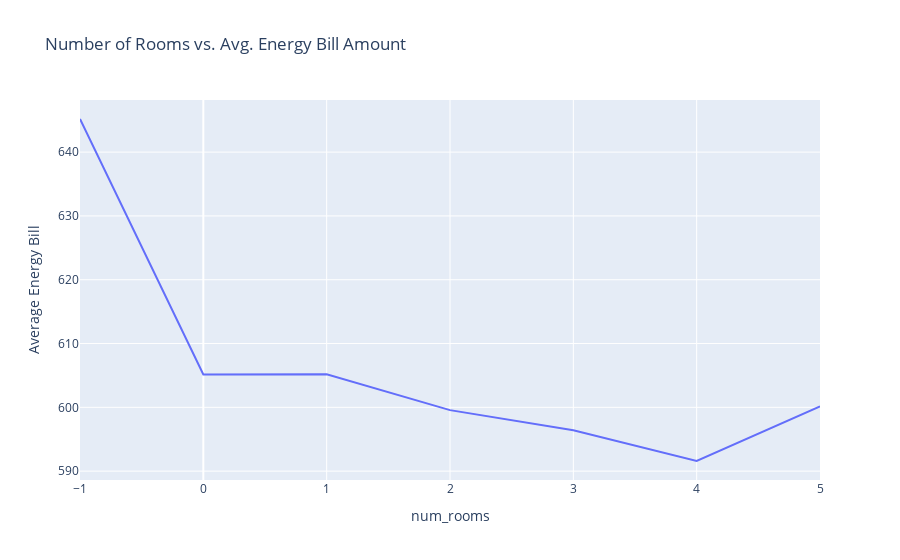

The code cell stored with this chart in its notebook:
### Markdown cell above
### Line Charts

### Code cell
# Create the second trace
trace2 = px.line(avg_amnt_by_rooms,
                 x=avg_amnt_by_rooms.index,
                 y=avg_amnt_by_rooms.values,
                 labels={
                     'x':'Number of Rooms',
                     'y':'Average Energy Bill'
                     },
                 hover_data=[avg_amnt_by_rooms.index],
                 title='Number of Rooms vs. Avg. Energy Bill Amount'
                )
trace2

### Figure 1 — Plotly figure (JSON) as saved in the notebook; plotly's stock layout.template omitted (floating-point values rounded to 4 significant figures)
{"data": [{"customdata": [[-1], [0], [1], [2], [3], [4], [5]], "hovertemplate": "num_rooms=%{customdata[0]}<br>Average Energy Bill=%{y}<extra></extra>", "legendgroup": "", "line": {"color": "#636efa", "dash": "solid"}, "mode": "lines", "name": "", "orientation": "v", "showlegend": false, "type": "scatter", "x": [-1, 0, 1, 2, 3, 4, 5], "xaxis": "x", "y": [645.2, 605.2, 605.2, 599.6, 596.4, 591.6, 600.2], "yaxis": "y"}], "layout": {"legend": {"tracegroupgap": 0}, "title": {"text": "Number of Rooms vs. Avg. Energy Bill Amount"}, "xaxis": {"anchor": "y", "domain": [0, 1], "title": {"text": "num_rooms"}}, "yaxis": {"anchor": "x", "domain": [0, 1], "title": {"text": "Average Energy Bill"}}}}
